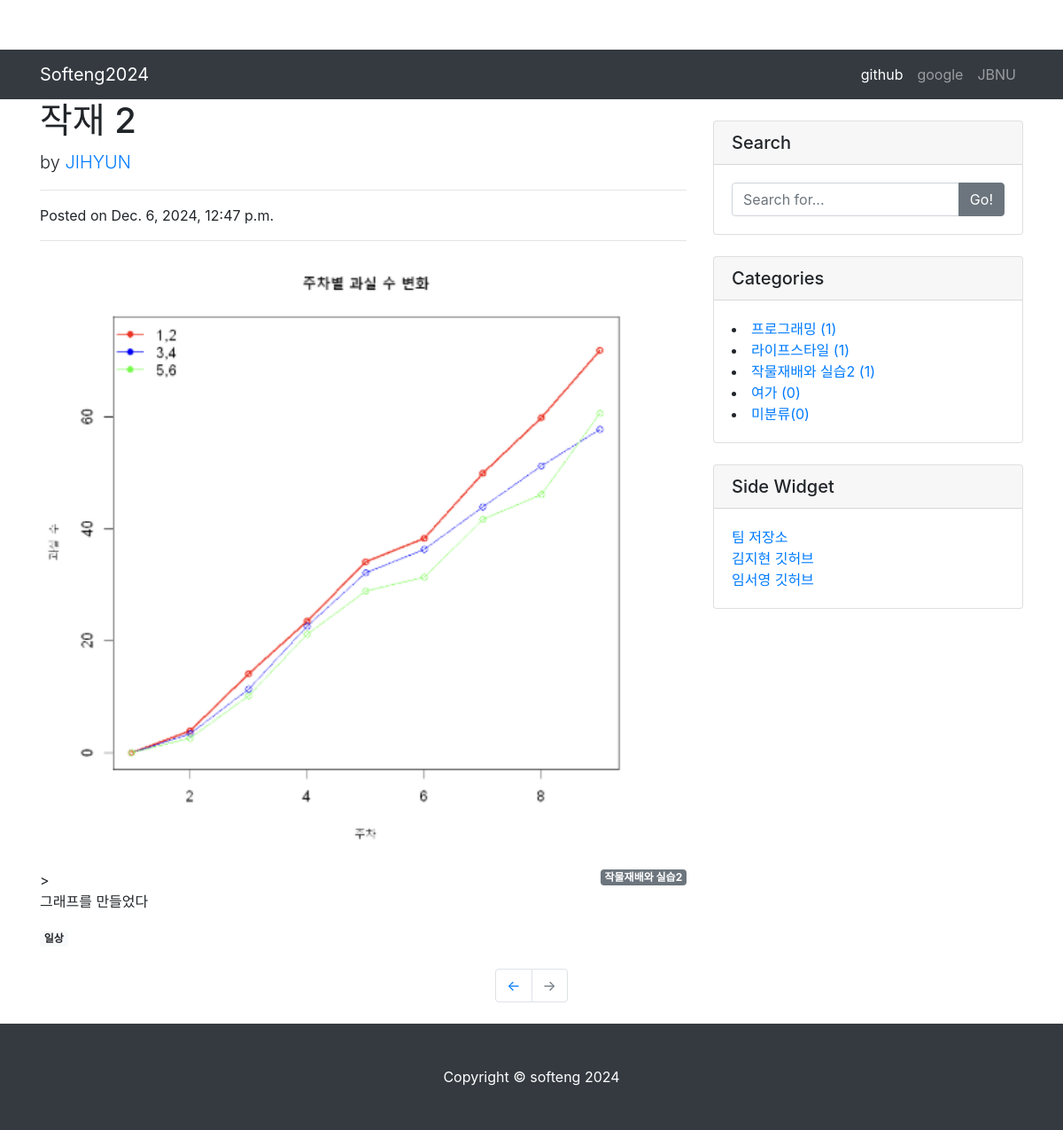
The app's page /8/ with its own data.
### blog/models.py (models this page shows, shortened)
class Post(models.Model):
    title = models.CharField(max_length=30)
    hook_text = models.CharField(max_length=100, blank=True)
    content = models.TextField()
    head_image = models.ImageField(upload_to='blog/images/&Y/%m/%d/', blank=True)
    file_upload = models.FileField(upload_to='blog/files/%Y/%m/%d/', blank=True)
    created_at = models.DateTimeField(auto_now_add=True)
    updated_at = models.DateTimeField(auto_now=True)
    author = models.ForeignKey(User, null=True, on_delete=models.SET_NULL)
    category = models.ForeignKey(Category, null=True, blank=True, on_delete=models.SET_NULL)
    tags = models.ManyToManyField(Tag, blank=True)

class Category(models.Model):
    name = models.CharField(max_length=50, unique=True)
    slug = models.SlugField(max_length=200, unique=True, allow_unicode=True)
    def __str__(self):
        return self.name
    def get_absolute_url(self):
        return f'/category/{self.slug}/'
    class Meta:
        verbose_name_plural = 'Categories'

class Tag(models.Model):
    name = models.CharField(max_length=50)
    slug = models.SlugField(max_length=200, unique=True, allow_unicode=True)
    def __str__(self):
        return self.name
    def get_absolute_url(self):
        return f'/tag/{self.slug}/'

### blog/views.py (the view)
# urls.py: path('<int:pk>/', views.PostDetail.as_view()),
class PostDetail(DetailView):
    model = Post
    template_name = 'blog/post_detail.html'
    def get_context_data(self, **kwargs):
        context = super(PostDetail, self).get_context_data()
        context['categories'] = Category.objects.all()
        context['no_category_post_count'] = Post.objects.filter(category=None).count()
        return context

### blog/templates/blog/post_detail.html (shortened to what this page needs)
{% extends 'blog/base.html' %}
{% block main_area %}
<div class="blog-header">
    <h1>{{ post.title }}</h1>
    <p class="lead"> by <a href="#">{{ post.author | upper }}</a></p>
    <hr>
    <p>Posted on {{ post.created_at }}</p>
    <hr>
    {% if post.head_image %}
        <img class="card-img-top" src="{{ post.head_image.url }}" alt="{{ post.title }} head_image">
    {% else %}
        <img class="img-fluid rounded" src="http://picsum.photo/seed/{{ post.id }}/800/200" alt="random_image">
    {% endif %}
    <div id="post-area">
        {% if post.category %}
            <p><a href="/category/{{ post.category }}" class="badge badge-secondary float-right">{{ post.category }}</a></p>
        {% else %}
            <p><a href="/category/no_category" class="badge badge-secondary float-right">미분류</a></p>
        {% endif %}
    </div>
</div>>
<div class="blog-content">
    {{ post.content|linebreaks }}
</div>
{% if post.tags.exists %}
    {% for tag in post.tags.all %}
        <a href="{{ tag.get_absolute_url }}" class="badge badge-light">{{ tag }}</a>
    {% endfor %}
    <br/>
    <br/>
{% endif %}
{% endblock %}

### blog/templates/blog/base.html (shortened to what this page needs)
<!DOCTYPE html>
{% load static %}
<html lang="ko">
<head>
  <link rel="stylesheet" href="{% static 'blog/bootstrap/bootstrap.min.css' %}">
  <link rel="stylesheet" href="{% static 'blog/css/blog-post.css' %}">
</head>
<body>
{% include 'blog/navbar.html'%}
  <div class="container">
    <div class="row">
      <div class="col-md-8">
        {% block main_area %}{% endblock %}
      </div>
      <div class="col-md-4">
        <div class="card my-4">
          <h5 class="card-header">Search</h5>
          <div class="card-body">
            <div class="input-group">
              <input type="text" class="form-control" placeholder="Search for...">
              <span class="input-group-append">
                <button class="btn btn-secondary" type="button">Go!</button>
              </span>
            </div>
          </div>
        </div>
        <div class="card my-4" id="categories-card">
          <h5 class="card-header">Categories</h5>
          <div class="card-body">
              {% for category in categories %}
              <li><a href="{{ category.get_absolute_url }}">{{ category }} ({{ category.post_set.count }})</a></li>
              {% endfor %}
              <li><a href="/category/no_category/">미분류({{ no_category_post_count }})</a></li>
            </div>
          </div>
        <div class="card my-4">
          <h5 class="card-header">Side Widget</h5>
          <div class="card-body">
              <ul class="list-unstyled mb-0">
              <li><a href="https://github.com/ixiwest0/softeng2024">팀 저장소</a></li>
              <li><a href="https://github.com/jihyun923">김지현 깃허브</a></li>
              <li><a href="https://github.com/ixiwest0">임서영 깃허브</a></li>
              </ul>
        </div>
      </div>
        </div>
      </div>
    </div>
<ul class="pagination justify-content-center mb-4">
  <li class="page-item">
    <a class="page-link" href="#">&larr;</a>
  </li>
  <li class="page-item disabled">
    <a class="page-link" href="#">&rarr;</a>
  </li>
</ul>
{% include 'blog/footer.html' %}
</body>
</html>

### blog/static/blog/css/blog-post.css (style rules this page uses)
body { padding-top: 56px; }

### records on screen
Post: title "작재 2", author "JIHYUN", created_at "Dec. 6, 2024, 12:47 p.m.", head_image (picture), category "작물재배와 실습2", content "그래프를 만들었다"
Tag: name "일상"
Category: name "프로그래밍", post_set.count "1"
Category: name "라이프스타일", post_set.count "1"
Category: name "작물재배와 실습2", post_set.count "1"
Category: name "여가", post_set.count "0"

### other values on screen
{{ no_category_post_count }} "0"
